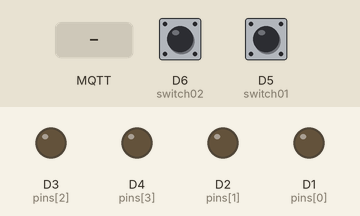
Simulated run of this sketch. Board: ESP8266 (NodeMCU). Parts: output pins drawn as LEDs (lit = HIGH). Dashed ring = blinking. The test bench sets the inputs (shaded band); at power-on: D6 (switch02) LOW, D5 (switch01) LOW. WiFi joins after 1.5 s; servers stay silent unless stated; no MQTT or app messages arrive unless stated; what the sketch prints to the serial monitor is not drawn.

Above: at 2.7 s.
2.8 s: D6 (switch02) pulled HIGH for 1 s
At 3.1 s:
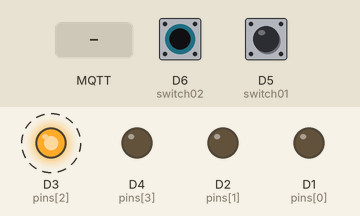
5.3 s: D5 (switch01) pulled HIGH for 1 s
At 6.9 s:
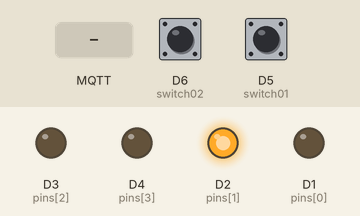
7.8 s: MQTT message "1" arrives on the first subscribed topic
At 8.2 s:
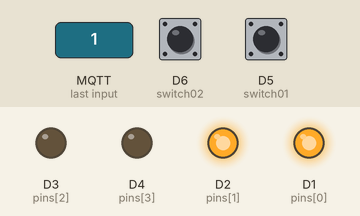
9.3 s: D6 (switch02) pulled HIGH for 0.15 s
At 10.5 s:
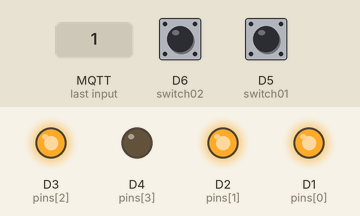
10.9 s: D5 (switch01) pulled HIGH for 0.15 s
At 11.7 s:
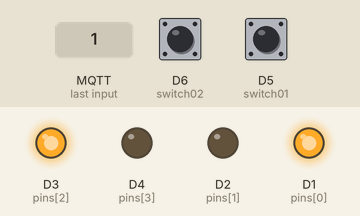
12.5 s: D6 (switch02) pulled HIGH for 0.15 s
At 13.0 s:
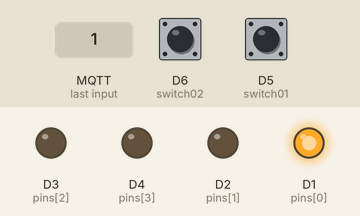
Timing chart, 0 to 15.1 s (numbered marks = the images above; inputs shaded):
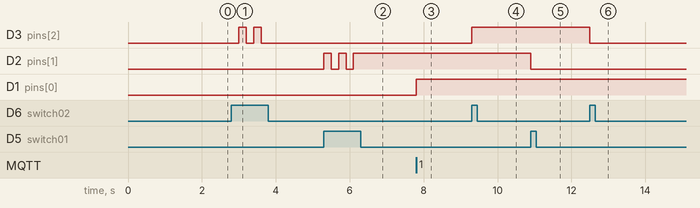

Measured:
- after the input at 2.8 s, D3 (pins[2]): alternates HIGH for 0.20 s and LOW for 0.20 s, 4 changes in all, then stays LOW, starting after 0.20 s
- after the input at 5.3 s, D2 (pins[1]): alternates HIGH for 0.20 s and LOW for 0.20 s, 5 changes in all, then stays HIGH, starting at once
- after the input at 7.8 s, D1 (pins[0]): LOW → HIGH at once
- after the input at 9.3 s, D3 (pins[2]): LOW → HIGH at once
- after the input at 10.9 s, D2 (pins[1]): HIGH → LOW at once
- after the input at 12.5 s, D3 (pins[2]): HIGH → LOW at once

The sketch:

tt.iot.relay-control.ino
```cpp
//MQTT Payloads Rule:
// 16位2进制，每2位表示一个pin的开与关
// 比如:
// 10 00 00 00 00 00 00 00 表示 1# 开
// 01 00 00 00 00 00 00 00 表示 1# 关
// 比如:
// 10 10 10 10 10 10 10 10 表示 1# 全开
// 01 01 01 01 01 01 01 01 表示 1# 全关

#include <ESP8266WiFi.h>
#include <PubSubClient.h>

const char* ssid = "TT";
const char* password = "13278899069";
const char* chip_id = "tt_home_livingroom_switch_01";
const int bps = 9600;
const int trigger = HIGH; //触发电平

#define mqtt_server  "192.168.0.13"
#define mqtt_server_port 1883
#define mqtt_user "ttiot"
#define mqtt_password "cl3bkm4fuc"

const int dataLength = 4;
const int pins[dataLength] = {D1, D2, D3, D4};
const int switch01 = D5;
const int switch02 = D6;
int switch01status = LOW;
int switch02status = LOW;

WiFiClient espClient;
PubSubClient client(espClient);

void setup() {

  Serial.begin(9600);

  for (int i = 0; i < dataLength; i++) {
    pinMode(pins[i], OUTPUT);
    digitalWrite(pins[i], !trigger);
  }

  setup_wifi();

  client.setServer(mqtt_server, mqtt_server_port);
  client.setCallback(callback);
}

void setup_wifi() {
  delay(10);
  Serial.println();
  Serial.print("Connecting to ");
  Serial.println(ssid);

  WiFi.begin(ssid, password);

  while (WiFi.status() != WL_CONNECTED) {
    delay(500);
    Serial.print(".");
  }

  Serial.println("");
  Serial.println("WiFi connected");
  Serial.println("IP address: ");
  Serial.println(WiFi.localIP());
}

void reconnect() {
  while (!client.connected()) {
    Serial.print("Attempting MQTT connection...");
    // Attempt to connect
    if (client.connect(chip_id, mqtt_user, mqtt_password)) {
      Serial.println("connected");
      client.subscribe(chip_id);
    }
    else {
      Serial.print("failed, rc=");
      Serial.print(client.state());
      Serial.println(" try again in 5 seconds");
      // Wait 5 seconds before retrying
      delay(5000);
    }
  }
}

//When received MQTT message
void callback(char* topic, byte* payload, unsigned int length) {
  String payloadData = "";
  for (int i = 0; i < length; i++) {
    payloadData += String((char)payload[i]);
  }
  //the message received.
  String message = payloadData.substring(0, payloadData.lastIndexOf("@"));
  //the message who send it.
  String sender = payloadData.substring(payloadData.lastIndexOf("@") + 1, payloadData.length());

  if (message.length() <= 16)
  {
    for (int i = 0; i < message.length(); i++) {
      //Serial.print((char)payload[i]);
      //Serial.print("/");
      //Serial.print(i % 2);
      if ((char)message[i] == '1' && (i + 1) % 2 == 1)
        digitalWrite(pins[i / 2], HIGH);
      if ((char)message[i] == '1' && (i + 1) % 2 == 0)
        digitalWrite(pins[i / 2], LOW);
    }
  }

  //send the result to the sender
  //1 for on, 0 for off
  String result;
  for (int i = 0; i < dataLength; i++) {
    if (digitalRead(pins[i]) == LOW) {
      result += '0';
    }
    else {
      result += '1';
    }
  }
  String data = "{\"type\":\"Simple\",\"data\":\"" + result + "\"}";
  client.publish(sender.c_str(), data.c_str());
}

void loop() {
  if (!client.connected()) {
    reconnect();
  }
  client.loop();

  if (digitalRead(switch01) == HIGH) {
    switch01status = !switch01status;
    digitalWrite(D2, switch01status);
    delay(200);
  }
  if (digitalRead(switch02) == HIGH) {
    switch02status = !switch02status;
    digitalWrite(D3, !switch02status);
    delay(200);
  }
}
```
